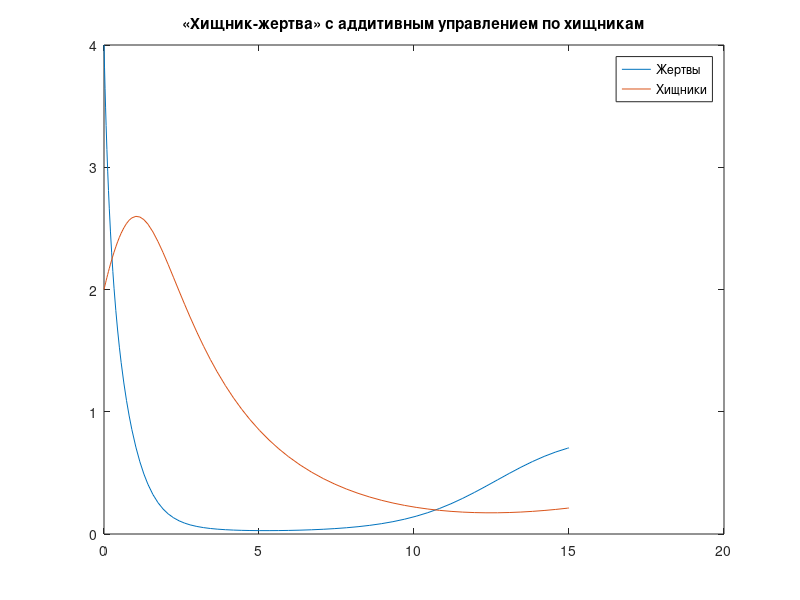

Reproduce this figure in MATLAB.
function pr3
t=[0 15];
clc;
[t,X]=ode45(@Func,t,[4; 2]);
plot(t,X(:,1), t,X(:,2));
title('«Хищник-жертва» с аддитивным управлением по хищникам');
legend('Жертвы','Хищники');
disp(['Жертв:     ' num2str(X(length(X)-1, 1))]);
disp(['Хищников: ' num2str(X(length(X)-1, 2))]);
disp(['Коэффициент р:   ' num2str(X(length(X)-1, 1)/X(length(X)-1, 2))]);
end 
 
function out=Func(~,x)
a = 0.8;
aa = 0.8;
e = 0.8;
y = 0.3;
b = 0.055;
xx = 0.4;
T = 1;
 
 
f1 = (a.*x(1)- (x(1).*x(2))./(1 + aa.*x(1)) - e.*x(1).*x(1) );
f2 = (-y.*x(2) + (x(1).*x(2))./(1 + aa.*x(1)) - b.*x(2).*x(2));
 
out = [f1;f2];
end
